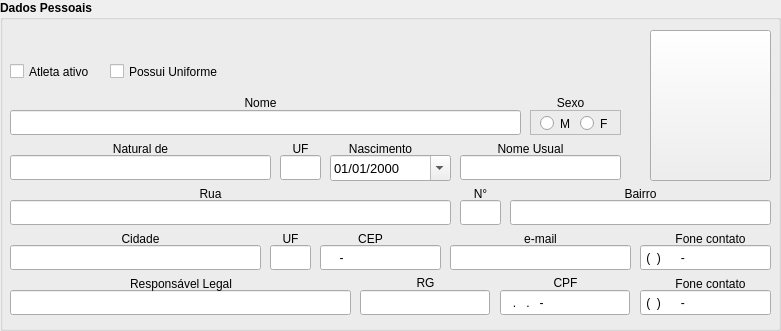
  <widget class="QGroupBox" name="groupBox">
   <property name="geometry">
    <rect>
     <x>10</x>
     <y>10</y>
     <width>781</width>
     <height>331</height>
    </rect>
   </property>
   <property name="font">
    <font>
     <weight>75</weight>
     <bold>true</bold>
    </font>
   </property>
   <property name="title">
    <string>Dados Pessoais</string>
   </property>
   <widget class="QLineEdit" name="numero">
    <property name="geometry">
     <rect>
      <x>460</x>
      <y>200</y>
      <width>41</width>
      <height>25</height>
     </rect>
    </property>
    <property name="font">
     <font>
      <weight>50</weight>
      <bold>false</bold>
     </font>
    </property>
    <property name="inputMask">
     <string>999999</string>
    </property>
   </widget>
   <widget class="QLineEdit" name="rua">
    <property name="geometry">
     <rect>
      <x>10</x>
      <y>200</y>
      <width>441</width>
      <height>25</height>
     </rect>
    </property>
    <property name="font">
     <font>
      <weight>50</weight>
      <bold>false</bold>
     </font>
    </property>
   </widget>
   <widget class="QLineEdit" name="cidadeNatal">
    <property name="geometry">
     <rect>
      <x>10</x>
      <y>155</y>
      <width>261</width>
      <height>25</height>
     </rect>
    </property>
    <property name="font">
     <font>
      <weight>50</weight>
      <bold>false</bold>
     </font>
    </property>
   </widget>
   <widget class="QLineEdit" name="foneResponsavel">
    <property name="geometry">
     <rect>
      <x>640</x>
      <y>290</y>
      <width>131</width>
      <height>25</height>
     </rect>
    </property>
    <property name="font">
     <font>
      <weight>50</weight>
      <bold>false</bold>
     </font>
    </property>
    <property name="inputMask">
     <string> (99) 99999-9999</string>
    </property>
    <property name="cursorPosition">
     <number>0</number>
    </property>
   </widget>
   <widget class="QLineEdit" name="nomeUsual">
    <property name="geometry">
     <rect>
      <x>460</x>
      <y>155</y>
      <width>161</width>
      <height>25</height>
     </rect>
    </property>
    <property name="font">
     <font>
      <weight>50</weight>
      <bold>false</bold>
     </font>
    </property>
   </widget>
   <widget class="QLineEdit" name="bairro">
    <property name="geometry">
     <rect>
      <x>510</x>
      <y>200</y>
      <width>261</width>
      <height>25</height>
     </rect>
    </property>
    <property name="font">
     <font>
      <weight>50</weight>
      <bold>false</bold>
     </font>
    </property>
   </widget>
   <widget class="QLineEdit" name="UFNatal">
    <property name="geometry">
     <rect>
      <x>280</x>
      <y>155</y>
      <width>41</width>
      <height>25</height>
     </rect>
    </property>
    <property name="font">
     <font>
      <weight>50</weight>
      <bold>false</bold>
     </font>
    </property>
   </widget>
   <widget class="QLineEdit" name="nome">
    <property name="geometry">
     <rect>
      <x>10</x>
      <y>110</y>
      <width>511</width>
      <height>25</height>
     </rect>
    </property>
    <property name="font">
     <font>
      <weight>50</weight>
      <bold>false</bold>
     </font>
    </property>
   </widget>
   <widget class="QLineEdit" name="foneContato">
    <property name="geometry">
     <rect>
      <x>640</x>
      <y>245</y>
      <width>131</width>
      <height>25</height>
     </rect>
    </property>
    <property name="font">
     <font>
      <weight>50</weight>
      <bold>false</bold>
     </font>
    </property>
    <property name="inputMask">
     <string> (99) 99999-9999</string>
    </property>
    <property name="text">
     <string> () -</string>
    </property>
    <property name="cursorPosition">
     <number>16</number>
    </property>
   </widget>
   <widget class="QDateEdit" name="dtNascimento">
    <property name="geometry">
     <rect>
      <x>330</x>
      <y>155</y>
      <width>121</width>
      <height>26</height>
     </rect>
    </property>
    <property name="font">
     <font>
      <pointsize>10</pointsize>
      <weight>50</weight>
      <bold>false</bold>
      <kerning>true</kerning>
     </font>
    </property>
    <property name="displayFormat">
     <string>dd/MM/yyyy</string>
    </property>
    <property name="calendarPopup">
     <bool>true</bool>
    </property>
   </widget>
   <widget class="QFrame" name="frame">
    <property name="geometry">
     <rect>
      <x>530</x>
      <y>110</y>
      <width>91</width>
      <height>25</height>
     </rect>
    </property>
    <property name="font">
     <font>
      <weight>50</weight>
      <bold>false</bold>
     </font>
    </property>
    <property name="frameShape">
     <enum>QFrame::StyledPanel</enum>
    </property>
    <property name="frameShadow">
     <enum>QFrame::Raised</enum>
    </property>
    <widget class="QRadioButton" name="masculino">
     <property name="geometry">
      <rect>
       <x>10</x>
       <y>2</y>
       <width>31</width>
       <height>23</height>
      </rect>
     </property>
     <property name="font">
      <font>
       <weight>50</weight>
       <bold>false</bold>
      </font>
     </property>
     <property name="text">
      <string>M</string>
     </property>
    </widget>
    <widget class="QRadioButton" name="feminino">
     <property name="geometry">
      <rect>
       <x>50</x>
       <y>2</y>
       <width>31</width>
       <height>23</height>
      </rect>
     </property>
     <property name="font">
      <font>
       <weight>50</weight>
       <bold>false</bold>
      </font>
     </property>
     <property name="text">
      <string>F</string>
     </property>
    </widget>
   </widget>
   <widget class="QLabel" name="label_3">
    <property name="geometry">
     <rect>
      <x>670</x>
      <y>274</y>
      <width>81</width>
      <height>20</height>
     </rect>
    </property>
    <property name="font">
     <font>
      <weight>50</weight>
      <bold>false</bold>
     </font>
    </property>
    <property name="styleSheet">
     <string notr="true"/>
    </property>
    <property name="text">
     <string>Fone contato</string>
    </property>
    <property name="alignment">
     <set>Qt::AlignCenter</set>
    </property>
    <property name="buddy">
     <cstring>foneResponsavel</cstring>
    </property>
   </widget>
   <widget class="QLabel" name="label_7">
    <property name="geometry">
     <rect>
      <x>670</x>
      <y>229</y>
      <width>81</width>
      <height>20</height>
     </rect>
    </property>
    <property name="font">
     <font>
      <weight>50</weight>
      <bold>false</bold>
     </font>
    </property>
    <property name="styleSheet">
     <string notr="true"/>
    </property>
    <property name="text">
     <string>Fone contato</string>
    </property>
    <property name="alignment">
     <set>Qt::AlignCenter</set>
    </property>
    <property name="buddy">
     <cstring>foneContato</cstring>
    </property>
   </widget>
   <widget class="QLabel" name="label_8">
    <property name="geometry">
     <rect>
      <x>170</x>
      <y>184</y>
      <width>81</width>
      <height>20</height>
     </rect>
    </property>
    <property name="font">
     <font>
      <weight>50</weight>
      <bold>false</bold>
     </font>
    </property>
    <property name="styleSheet">
     <string notr="true"/>
    </property>
    <property name="text">
     <string>Rua</string>
    </property>
    <property name="alignment">
     <set>Qt::AlignCenter</set>
    </property>
    <property name="buddy">
     <cstring>rua</cstring>
    </property>
   </widget>
   <widget class="QLabel" name="label_9">
    <property name="geometry">
     <rect>
      <x>440</x>
      <y>184</y>
      <width>81</width>
      <height>20</height>
     </rect>
    </property>
    <property name="font">
     <font>
      <weight>50</weight>
      <bold>false</bold>
     </font>
    </property>
    <property name="styleSheet">
     <string notr="true"/>
    </property>
    <property name="text">
     <string>N°</string>
    </property>
    <property name="alignment">
     <set>Qt::AlignCenter</set>
    </property>
    <property name="buddy">
     <cstring>numero</cstring>
    </property>
   </widget>
   <widget class="QLabel" name="label_10">
    <property name="geometry">
     <rect>
      <x>600</x>
      <y>184</y>
      <width>81</width>
      <height>20</height>
     </rect>
    </property>
    <property name="font">
     <font>
      <weight>50</weight>
      <bold>false</bold>
     </font>
    </property>
    <property name="styleSheet">
     <string notr="true"/>
    </property>
    <property name="text">
     <string>Bairro</string>
    </property>
    <property name="alignment">
     <set>Qt::AlignCenter</set>
    </property>
    <property name="buddy">
     <cstring>bairro</cstring>
    </property>
   </widget>
   <widget class="QLabel" name="label_11">
    <property name="geometry">
     <rect>
      <x>100</x>
      <y>139</y>
      <width>81</width>
      <height>20</height>
     </rect>
    </property>
    <property name="font">
     <font>
      <weight>50</weight>
      <bold>false</bold>
     </font>
    </property>
    <property name="styleSheet">
     <string notr="true"/>
    </property>
    <property name="text">
     <string>Natural de</string>
    </property>
    <property name="alignment">
     <set>Qt::AlignCenter</set>
    </property>
    <property name="buddy">
     <cstring>cidadeNatal</cstring>
    </property>
   </widget>
   <widget class="QLabel" name="label_12">
    <property name="geometry">
     <rect>
      <x>260</x>
      <y>139</y>
      <width>81</width>
      <height>20</height>
     </rect>
    </property>
    <property name="font">
     <font>
      <weight>50</weight>
      <bold>false</bold>
     </font>
    </property>
    <property name="styleSheet">
     <string notr="true"/>
    </property>
    <property name="text">
     <string>UF</string>
    </property>
    <property name="alignment">
     <set>Qt::AlignCenter</set>
    </property>
    <property name="buddy">
     <cstring>UFNatal</cstring>
    </property>
   </widget>
   <widget class="QLabel" name="label_13">
    <property name="geometry">
     <rect>
      <x>340</x>
      <y>139</y>
      <width>81</width>
      <height>20</height>
     </rect>
    </property>
    <property name="font">
     <font>
      <weight>50</weight>
      <bold>false</bold>
     </font>
    </property>
    <property name="styleSheet">
     <string notr="true"/>
    </property>
    <property name="text">
     <string>Nascimento</string>
    </property>
    <property name="alignment">
     <set>Qt::AlignCenter</set>
    </property>
    <property name="buddy">
     <cstring>dtNascimento</cstring>
    </property>
   </widget>
   <widget class="QLabel" name="label_14">
    <property name="geometry">
     <rect>
      <x>490</x>
      <y>139</y>
      <width>81</width>
      <height>20</height>
     </rect>
    </property>
    <property name="font">
     <font>
      <weight>50</weight>
      <bold>false</bold>
     </font>
    </property>
    <property name="styleSheet">
     <string notr="true"/>
    </property>
    <property name="text">
     <string>Nome Usual</string>
    </property>
    <property name="alignment">
     <set>Qt::AlignCenter</set>
    </property>
    <property name="buddy">
     <cstring>nomeUsual</cstring>
    </property>
   </widget>
   <widget class="QLabel" name="label_15">
    <property name="geometry">
     <rect>
      <x>220</x>
      <y>93</y>
      <width>81</width>
      <height>20</height>
     </rect>
    </property>
    <property name="font">
     <font>
      <weight>50</weight>
      <bold>false</bold>
     </font>
    </property>
    <property name="styleSheet">
     <string notr="true"/>
    </property>
    <property name="text">
     <string>Nome</string>
    </property>
    <property name="alignment">
     <set>Qt::AlignCenter</set>
    </property>
    <property name="buddy">
     <cstring>nome</cstring>
    </property>
   </widget>
   <widget class="QLabel" name="label_16">
    <property name="geometry">
     <rect>
      <x>530</x>
      <y>93</y>
      <width>81</width>
      <height>20</height>
     </rect>
    </property>
    <property name="font">
     <font>
      <weight>50</weight>
      <bold>false</bold>
     </font>
    </property>
    <property name="styleSheet">
     <string notr="true"/>
    </property>
    <property name="text">
     <string>Sexo</string>
    </property>
    <property name="alignment">
     <set>Qt::AlignCenter</set>
    </property>
   </widget>
   <widget class="QPushButton" name="foto">
    <property name="geometry">
     <rect>
      <x>650</x>
      <y>30</y>
      <width>121</width>
      <height>151</height>
     </rect>
    </property>
    <property name="font">
     <font>
      <weight>50</weight>
      <bold>false</bold>
     </font>
    </property>
    <property name="text">
     <string/>
    </property>
    <property name="icon">
     <iconset>
      <normaloff>../icon/do-utilizador_128.png</normaloff>../icon/do-utilizador_128.png</iconset>
    </property>
    <property name="iconSize">
     <size>
      <width>128</width>
      <height>128</height>
     </size>
    </property>
   </widget>
   <widget class="QCheckBox" name="is_active">
    <property name="enabled">
     <bool>true</bool>
    </property>
    <property name="geometry">
     <rect>
      <x>10</x>
      <y>60</y>
      <width>91</width>
      <height>23</height>
     </rect>
    </property>
    <property name="font">
     <font>
      <weight>50</weight>
      <bold>false</bold>
     </font>
    </property>
    <property name="text">
     <string>Atleta ativo</string>
    </property>
    <property name="tristate">
     <bool>false</bool>
    </property>
   </widget>
   <widget class="QCheckBox" name="has_uniform">
    <property name="geometry">
     <rect>
      <x>110</x>
      <y>60</y>
      <width>121</width>
      <height>23</height>
     </rect>
    </property>
    <property name="font">
     <font>
      <weight>50</weight>
      <bold>false</bold>
     </font>
    </property>
    <property name="text">
     <string>Possui Uniforme</string>
    </property>
   </widget>
   <widget class="QLabel" name="label_35">
    <property name="geometry">
     <rect>
      <x>520</x>
      <y>274</y>
      <width>91</width>
      <height>17</height>
     </rect>
    </property>
    <property name="font">
     <font>
      <weight>50</weight>
      <bold>false</bold>
     </font>
    </property>
    <property name="text">
     <string>CPF</string>
    </property>
    <property name="alignment">
     <set>Qt::AlignCenter</set>
    </property>
    <property name="buddy">
     <cstring>docRNMaeCPF</cstring>
    </property>
   </widget>
   <widget class="QLineEdit" name="responsavelLegal">
    <property name="geometry">
     <rect>
      <x>10</x>
      <y>290</y>
      <width>341</width>
      <height>25</height>
     </rect>
    </property>
    <property name="font">
     <font>
      <weight>50</weight>
      <bold>false</bold>
     </font>
    </property>
   </widget>
   <widget class="QLineEdit" name="cidade">
    <property name="geometry">
     <rect>
      <x>10</x>
      <y>245</y>
      <width>251</width>
      <height>25</height>
     </rect>
    </property>
    <property name="font">
     <font>
      <weight>50</weight>
      <bold>false</bold>
     </font>
    </property>
   </widget>
   <widget class="QLabel" name="label_4">
    <property name="geometry">
     <rect>
      <x>100</x>
      <y>229</y>
      <width>81</width>
      <height>20</height>
     </rect>
    </property>
    <property name="font">
     <font>
      <weight>50</weight>
      <bold>false</bold>
     </font>
    </property>
    <property name="styleSheet">
     <string notr="true"/>
    </property>
    <property name="text">
     <string>Cidade</string>
    </property>
    <property name="alignment">
     <set>Qt::AlignCenter</set>
    </property>
    <property name="buddy">
     <cstring>cidade</cstring>
    </property>
   </widget>
   <widget class="QLabel" name="label_6">
    <property name="geometry">
     <rect>
      <x>330</x>
      <y>229</y>
      <width>81</width>
      <height>20</height>
     </rect>
    </property>
    <property name="font">
     <font>
      <weight>50</weight>
      <bold>false</bold>
     </font>
    </property>
    <property name="styleSheet">
     <string notr="true"/>
    </property>
    <property name="text">
     <string>CEP</string>
    </property>
    <property name="alignment">
     <set>Qt::AlignCenter</set>
    </property>
    <property name="buddy">
     <cstring>CEP</cstring>
    </property>
   </widget>
   <widget class="QLabel" name="label_5">
    <property name="geometry">
     <rect>
      <x>250</x>
      <y>229</y>
      <width>81</width>
      <height>20</height>
     </rect>
    </property>
    <property name="font">
     <font>
      <weight>50</weight>
      <bold>false</bold>
     </font>
    </property>
    <property name="styleSheet">
     <string notr="true"/>
    </property>
    <property name="text">
     <string>UF</string>
    </property>
    <property name="alignment">
     <set>Qt::AlignCenter</set>
    </property>
    <property name="buddy">
     <cstring>UF</cstring>
    </property>
   </widget>
   <widget class="QLineEdit" name="emailResponsavel">
    <property name="geometry">
     <rect>
      <x>450</x>
      <y>245</y>
      <width>181</width>
      <height>25</height>
     </rect>
    </property>
    <property name="font">
     <font>
      <weight>50</weight>
      <bold>false</bold>
     </font>
    </property>
   </widget>
   <widget class="QLabel" name="label_2">
    <property name="geometry">
     <rect>
      <x>520</x>
      <y>229</y>
      <width>41</width>
      <height>20</height>
     </rect>
    </property>
    <property name="font">
     <font>
      <weight>50</weight>
      <bold>false</bold>
     </font>
    </property>
    <property name="styleSheet">
     <string notr="true"/>
    </property>
    <property name="text">
     <string>e-mail</string>
    </property>
    <property name="alignment">
     <set>Qt::AlignCenter</set>
    </property>
    <property name="buddy">
     <cstring>emailResponsavel</cstring>
    </property>
   </widget>
   <widget class="QLabel" name="label">
    <property name="geometry">
     <rect>
      <x>130</x>
      <y>274</y>
      <width>104</width>
      <height>20</height>
     </rect>
    </property>
    <property name="font">
     <font>
      <weight>50</weight>
      <bold>false</bold>
     </font>
    </property>
    <property name="styleSheet">
     <string notr="true"/>
    </property>
    <property name="text">
     <string>Responsável Legal</string>
    </property>
    <property name="buddy">
     <cstring>responsavelLegal</cstring>
    </property>
   </widget>
   <widget class="QLineEdit" name="UF">
    <property name="geometry">
     <rect>
      <x>270</x>
      <y>245</y>
      <width>41</width>
      <height>25</height>
     </rect>
    </property>
    <property name="font">
     <font>
      <weight>50</weight>
      <bold>false</bold>
     </font>
    </property>
   </widget>
   <widget class="QLineEdit" name="CPFResponsavel">
    <property name="geometry">
     <rect>
      <x>500</x>
      <y>290</y>
      <width>130</width>
      <height>25</height>
     </rect>
    </property>
    <property name="font">
     <font>
      <weight>50</weight>
      <bold>false</bold>
     </font>
    </property>
    <property name="inputMask">
     <string>999.999.999-99</string>
    </property>
   </widget>
   <widget class="QLabel" name="label_34">
    <property name="geometry">
     <rect>
      <x>380</x>
      <y>274</y>
      <width>91</width>
      <height>17</height>
     </rect>
    </property>
    <property name="font">
     <font>
      <weight>50</weight>
      <bold>false</bold>
     </font>
    </property>
    <property name="text">
     <string>RG</string>
    </property>
    <property name="alignment">
     <set>Qt::AlignCenter</set>
    </property>
    <property name="buddy">
     <cstring>docRNMaeRG</cstring>
    </property>
   </widget>
   <widget class="QLineEdit" name="CEP">
    <property name="geometry">
     <rect>
      <x>320</x>
      <y>245</y>
      <width>121</width>
      <height>25</height>
     </rect>
    </property>
    <property name="font">
     <font>
      <weight>50</weight>
      <bold>false</bold>
     </font>
    </property>
    <property name="inputMask">
     <string>99999-999</string>
    </property>
   </widget>
   <widget class="QLineEdit" name="RGResponsavel">
    <property name="geometry">
     <rect>
      <x>360</x>
      <y>290</y>
      <width>130</width>
      <height>25</height>
     </rect>
    </property>
    <property name="font">
     <font>
      <weight>50</weight>
      <bold>false</bold>
     </font>
    </property>
   </widget>
  </widget>
